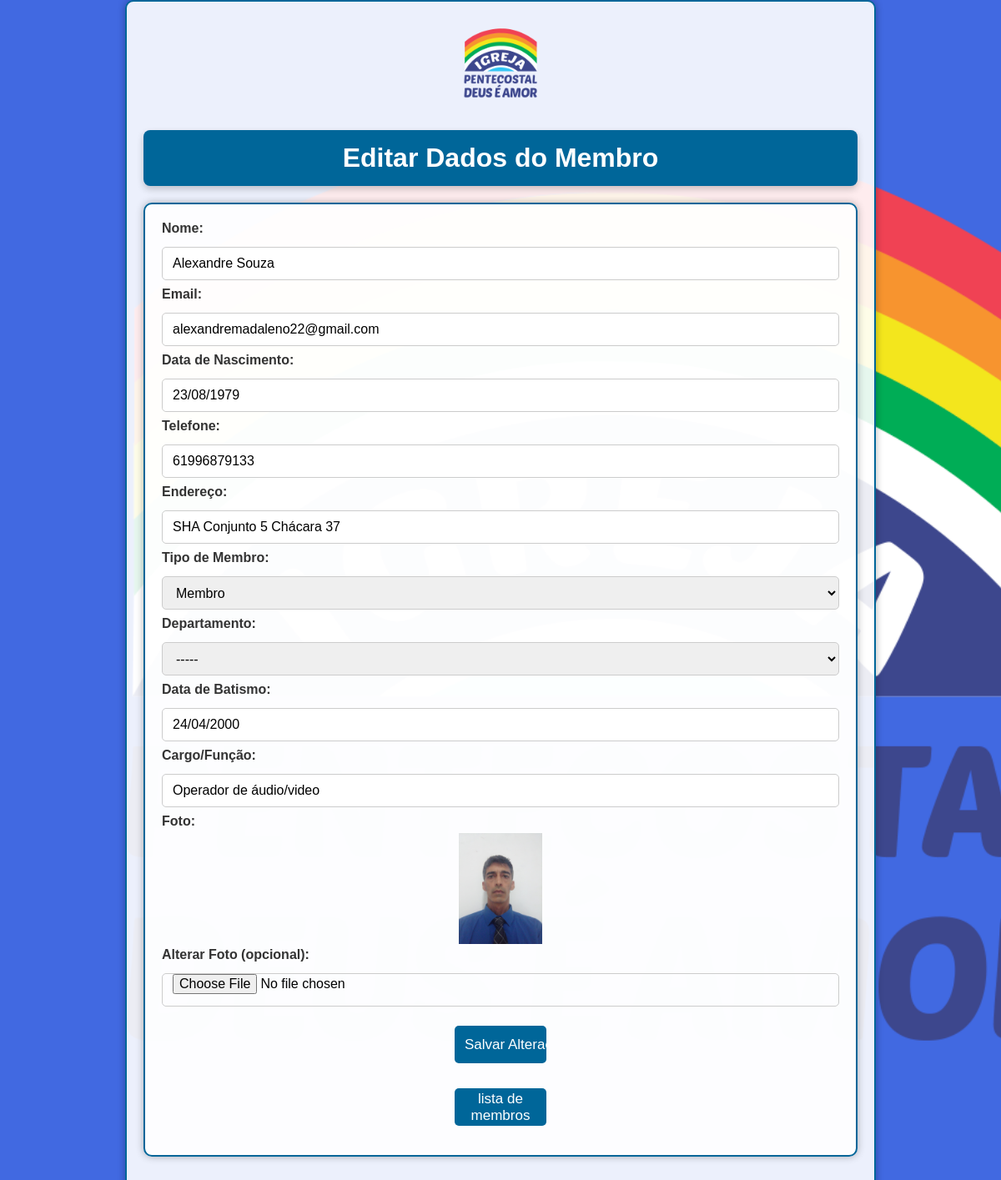
The app's page /editar_membro.php?id=15 (signed in) with its own data.
### tables this page shows
CREATE TABLE `membros` (
  `id` int(11) NOT NULL,
  `nome` varchar(255) DEFAULT NULL,
  `email` varchar(255) DEFAULT NULL,
  `foto_path` varchar(255) NOT NULL,
  `tel` varchar(20) NOT NULL,
  `ender` varchar(255) NOT NULL,
  `nascimento` varchar(255) DEFAULT NULL,
  `tipo_membro` varchar(255) NOT NULL,
  `batismo` varchar(255) NOT NULL,
  `cargo` varchar(255) NOT NULL,
  `setor` varchar(255) NOT NULL
);

### editar_membro.php (the view, shortened to what this page needs)
<!DOCTYPE html>
<html>
<head>
    <link rel="stylesheet" href="style.css">
</head>
<body>
    <div class="form">
        <img src="./img/logo.png" width="110" height="110">
        <h1>Editar Dados do Membro</h1>
        <?php
        $servername = "localhost";
        $username = "root";
        $password = "";
        $dbname = "cadastro_de_membros";
        $conn = new mysqli($servername, $username, $password, $dbname);
        if (isset($_GET['id']) && !empty($_GET['id'])) {
            $id_para_editar = $_GET['id'];
            $sql = "SELECT id, nome, nascimento, email, tel, ender, tipo_membro, batismo, cargo, foto_path FROM membros WHERE id = ?";
            $stmt = $conn->prepare($sql);
            $stmt->bind_param("i", $id_para_editar);
            $stmt->execute();
            $result = $stmt->get_result();
            if ($result->num_rows == 1) {
                $membro = $result->fetch_assoc();
        ?>
                <div class="form">
                    <form action="atualizar_membro.php" method="post" enctype="multipart/form-data">
                        <label for="nome">Nome:</label>
                        <input type="text" name="nome" id="nome" value="<?php echo htmlspecialchars($membro['nome']); ?>" required><br><br>
                        <label for="email">Email:</label>
                        <input type="email" name="email" id="email" value="<?php echo htmlspecialchars($membro['email']); ?>" required><br><br>
                        <label for="nascimento">Data de Nascimento:</label>
                        <input type="nascimento" name="nascimento" id="nascimento" value="<?php echo htmlspecialchars($membro['nascimento']); ?>" required><br><br>
                        <label for="tel">Telefone:</label>
                        <input type="text" name="tel" id="tel" value="<?php echo htmlspecialchars($membro['tel']); ?>"><br><br>
                        <label for="ender">Endereço:</label>
                        <input type="text" name="ender" id="ender" value="<?php echo htmlspecialchars($membro['ender']); ?>"><br><br>
                        <div class="form-group">
                <label for="tipo_membro">Tipo de Membro:</label>
                <select id="tipo_membro" name="tipo_membro" required>
                    <option value="Membro">Membro</option>
                </select>
            </div>
            <div class="form-group">
                <label for="setor">Departamento:</label>
                <select id="setor" name="setor" required>
                    <option value="-----">-----</option>
                </select>
                        <label for="batismo">Data de Batismo:</label>
                        <input type="text" name="batismo" id="batismo" value="<?php echo htmlspecialchars($membro['batismo']); ?>"><br><br>
                        <label for="cargo">Cargo/Função:</label>
                        <input type="text" name="cargo" id="cargo" value="<?php echo htmlspecialchars($membro['cargo']); ?>"><br><br>
                        <label for="foto">Foto:</label>
                        <img src="<?php echo $membro['foto_path']; ?>" alt="<?php echo htmlspecialchars($membro['nome']); ?>" width="100"><br>
                        <label for="nova_foto">Alterar Foto (opcional):</label>
                        <input type="file" name="nova_foto" id="nova_foto" accept="image/*"><br><br>
                        <input type="submit" value="Salvar Alterações">
                    </form>
                </div>
        <?php
            } else {
                echo "Membro não encontrado.";
            }
        } else {
            echo "ID do membro não fornecido.";
        }
        ?>
        <button onclick="window.location.href='./lista.php'">lista de membros</button>
</body>
</html>

### style.css (style rules this page uses)
* { margin: 0; padding: 0; box-sizing: border-box; font-family: sans-serif; }
body { background-color: royalblue; background-image: url("../img/logo.png"); background-repeat: no-repeat; background-attachment: fixed; background-size: cover; width: 100%; min-height: 100vh; display: flex; align-items: center; flex-direction: column; }
.form { background: rgba(255, 255, 255, 0.9); width: 100%; max-width: 900px; padding: 20px; text-align: center; border: 2px solid #069; border-radius: 10px; box-shadow: 0 0 10px rgba(0, 0, 0, 0.3); margin-bottom: 20px; }
h1 { background: #069; color: #fff; padding: 15px; margin-bottom: 20px; border-radius: 8px; box-shadow: 0 4px 8px rgba(0, 0, 0, 0.2); width: 100%; max-width: 900px; text-align: center; margin-top: 20px; }
input, select { border-radius: 5px; height: 40px; border: 1px solid #ccc; margin: 8px 0; padding: 0 12px; width: 100%; box-sizing: border-box; font-size: 16px; }
input[type="submit"], input[type="button"], button { cursor: pointer; border-radius: 5px; border: none; width: 110px; height: 45px; margin: 15px 5px; background: #069; color: #fff; font-size: 17px; transition: background 0.3s ease; }
label { display: block; text-align: left; margin-bottom: 5px; color: #333; font-weight: bold; }

### records on screen
membros: nome "Alexandre Souza", email "alexandremadaleno22@gmail.com", nascimento "23/08/1979", tel "61996879133", ender "SHA Conjunto 5 Chácara 37", batismo "24/04/2000", cargo "Operador de áudio/video", foto_path (picture)
